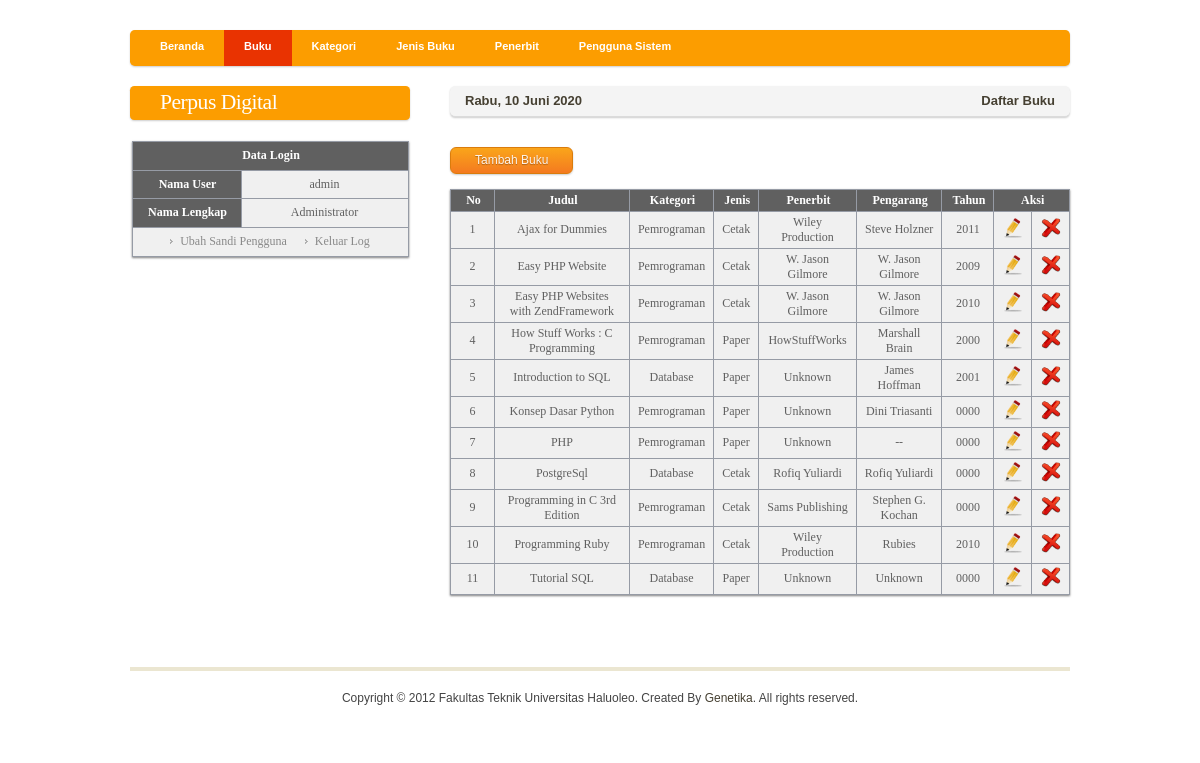
Screenshot of /admin/media.php?module=buku (signed in) with the database file from the repository.
### tables this page shows
CREATE TABLE IF NOT EXISTS `buku` (
  `id_buku` int(11) NOT NULL AUTO_INCREMENT,
  `judul` varchar(255) NOT NULL,
  `id_kategori` int(11) NOT NULL,
  `id_jenis` int(11) NOT NULL,
  `id_penerbit` int(11) NOT NULL,
  `nama_pengarang` varchar(255) NOT NULL,
  `tahun` year(4) NOT NULL,
  `nama_file` varchar(255) NOT NULL,
  `deskripsi` text NOT NULL,
  PRIMARY KEY (`id_buku`)
);

CREATE TABLE IF NOT EXISTS `kategori` (
  `id_kategori` int(11) NOT NULL AUTO_INCREMENT,
  `nama_kategori` varchar(255) NOT NULL,
  PRIMARY KEY (`id_kategori`)
);

CREATE TABLE IF NOT EXISTS `jenis` (
  `id_jenis` int(11) NOT NULL AUTO_INCREMENT,
  `nama_jenis` varchar(255) NOT NULL,
  PRIMARY KEY (`id_jenis`)
);

CREATE TABLE IF NOT EXISTS `penerbit` (
  `id_penerbit` int(11) NOT NULL AUTO_INCREMENT,
  `nama_penerbit` varchar(255) NOT NULL,
  `alamat` varchar(255) NOT NULL,
  `kota` varchar(255) NOT NULL,
  `email` varchar(255) NOT NULL,
  `telp` varchar(255) NOT NULL,
  PRIMARY KEY (`id_penerbit`)
);

### config/library.php (called while the page is built, shortened)
<?php
$seminggu = array("Minggu","Senin","Selasa","Rabu","Kamis","Jumat","Sabtu");
$hari = date("w");
$hari_ini = $seminggu[$hari];
?>

### config/fungsi_indotgl.php (called while the page is built, shortened)
<?php
	function tgl_indo($tgl){
			$tanggal = substr($tgl,8,2);
			$bulan = getBulan(substr($tgl,5,2));
			$tahun = substr($tgl,0,4);
			return $tanggal.' '.$bulan.' '.$tahun;
	}
	function getBulan($bln){
				switch ($bln){
					case 6:
						return "Juni";
						break;
				}
			}
?>

### admin/modul/modBuku/buku.php (the view, shortened to what this page needs)
<?php
if (empty($_SESSION['namauser']) AND empty($_SESSION['passuser'])){
	echo "<script language=Javascript>
				javascript:document.location='login.php';
		</script>";
}
else{
switch($_GET['act']){
	default:
	$tampil = mysql_query("SELECT * FROM buku b,kategori k,jenis j,penerbit p WHERE b.id_kategori=k.id_kategori AND b.id_jenis=j.id_jenis AND b.id_penerbit=p.id_penerbit ORDER BY judul ASC");
	echo "<input class='button orange' type=button value='Tambah Buku' onclick=\"window.location.href='?module=buku&act=tambah';\">";
    echo "<br /><br /><table><thead>
          <tr>
          <th width='25'>No</th>
          <th>Judul</th>
          <th>Kategori</th>
          <th>Jenis</th>
          <th>Penerbit</th>
          <th>Pengarang</th>
          <th>Tahun</th>
          <th colspan=2 width=60>Aksi</th>
          </tr></thead>";
    $no=1;
    while ($r=mysql_fetch_array($tampil)){
       echo "<tr>
				<td>$no</td>
				<td>$r[judul]</td>
				<td>$r[nama_kategori]</td>
				<td>$r[nama_jenis]</td>
				<td>$r[nama_penerbit]</td>
				<td>$r[nama_pengarang]</td>
				<td>$r[tahun]</td>
				<td><a href=?module=buku&act=edit&id=$r[id_buku]><img src='images/edit.png' border='0' title='Ubah' height='20' width='20' /></a></td>
				<td><a href=?module=buku&act=delete&id=$r[id_buku]><img src='images/delete.png' border='0' title='Hapus' height='20' width='20' /></a></td>
			</tr>";
      $no++;
    }
    echo "</table>";
    break;
}
}
?>

### admin/media.php (shortened to what this page needs)
<?php
	include "../config/library.php";
	include "../config/fungsi_indotgl.php";
	if($_SESSION['login']==0){
		header('location:logtimeout.php');
	}
	else{
		if(!isset($_SESSION['namauser']) or !isset($_SESSION['passuser'])){
		echo "<script language=Javascript>
				javascript:document.location='login.php';
			</script>";
		} else if(isset($_SESSION['namauser']) and isset($_SESSION['passuser'])){
			$login=mysql_query("SELECT * FROM user WHERE username='$_SESSION[namauser]' AND password='$_SESSION[passuser]'");
			$ketemu=mysql_num_rows($login);
			if ($ketemu > 0){
?>
<!DOCTYPE html PUBLIC "-//W3C//DTD XHTML 1.0 Strict//EN" "http://www.w3.org/TR/xhtml1/DTD/xhtml1-strict.dtd">
<html xmlns="http://www.w3.org/1999/xhtml">
<head>
<title><?php include "breadcrumb.php"; ?></title>
<link href="style.css" rel="stylesheet" type="text/css" media="screen" />
<link href="buttonform.css" rel="stylesheet" type="text/css" media="screen" />
<link href="greenblack.css" rel="stylesheet" type="text/css" media="screen" />
</head>
<body onload="setInterval('chat.update()', 1000)">
<div id="wrapper">
	<br /><br />
	<?php
		include "menu.php";
	?>
	<div id="page">
		<div id="page-bgtop">
			<div id="page-bgbtm">
				<div id="content">
					<div class="post">
						<?php
							$tgl=tgl_indo(date("Y m d"));
						echo "<p class='meta'><span class='date'><b>$hari_ini, $tgl</b></span><span class='posted'>"; include "breadcrumb.php"; echo "</span></p>
						<div style='clear: both;'>&nbsp;</div>";
							include "content.php";
						?>
					</div>
				</div>
				<div id="sidebar">
					<ul>
						<li>
							<h2>Perpus Digital</h2>
							<br />
							<table align=center>
								<tr>
									<th colspan=2>Data Login</th>
								</tr>
								<tr>
									<th width=90>Nama User</th>
									<td width=150><?php echo $_SESSION['namauser']; ?></td>
								</tr>
								<tr>
									<th width=90>Nama Lengkap</th>
									<td width=150><?php echo $_SESSION['namalengkap']; ?></td>
								</tr>
								<tr>
									<td colspan=2><a href="media.php?module=gantipassword">Ubah Sandi Pengguna</a>&nbsp;&nbsp;&nbsp;&nbsp;&nbsp;&nbsp;<a href=logout.php>Keluar Log</a></td>
								</tr>
							</table>
						</li>
					</ul>
					<br /><br /><br /><br /><br /><br /><br /><br /><br />
					<br /><br /><br /><br /><br /><br /><br /><br />
					<br /><br /><br /><br /><br /><br /><br /><br />
				</div>
				<div style="clear: both;">&nbsp;</div>
			</div>
		</div>
	</div>
</div>
<div id="footer">
	<p>Copyright &copy; 2012 Fakultas Teknik Universitas Haluoleo. Created By <a href="http://genetika.kendari.linux.or.id/" target="_blank">Genetika</a>. All rights reserved.</p>
</div>
</body>
</html>
<?php
	} else {
				echo "<script language=Javascript>
						javascript:document.location='login.php';
					</script>";
			}
		}
	}
?>

### admin/menu.php
<?php
	echo "<div id='menu'><ul>";
		if($_GET['module']=="home") { echo "<li class='current_page_item'><a href='media.php?module=home'>Beranda</a></li>"; } else { echo "<li><a href='media.php?module=home'>Beranda</a></li>"; }
		if($_GET['module']=="buku") { echo "<li class='current_page_item'><a href='media.php?module=buku'>Buku</a></li>"; } else { echo "<li><a href='media.php?module=buku'>Buku</a></li>"; }
		if($_GET['module']=="kategori") { echo "<li class='current_page_item'><a href='media.php?module=kategori'>Kategori</a></li>"; } else { echo "<li><a href='media.php?module=kategori'>Kategori</a></li>"; }
		if($_GET['module']=="jenis") { echo "<li class='current_page_item'><a href='media.php?module=jenis'>Jenis Buku</a></li>"; } else { echo "<li><a href='media.php?module=jenis'>Jenis Buku</a></li>"; }
		if($_GET['module']=="penerbit") { echo "<li class='current_page_item'><a href='media.php?module=penerbit'>Penerbit</a></li>"; } else { echo "<li><a href='media.php?module=penerbit'>Penerbit</a></li>"; }
		if($_GET['module']=="users") { echo "<li class='current_page_item'><a href='media.php?module=users'>Pengguna Sistem</a></li>"; } else { echo "<li><a href='media.php?module=users'>Pengguna Sistem</a></li>"; }
	echo "</ul></div>";
?>

### admin/breadcrumb.php
<?php
if($_GET['module']=='home'){
	echo "Beranda";
}
elseif($_GET['module']=='users'){
	echo "Pengguna Sistem";
}
elseif($_GET['module']=='gantipassword'){
	echo "Mengubah Sandi Pengguna";
}
elseif($_GET['module']=='jenis'){
	echo "Jenis Buku";
}
elseif($_GET['module']=='kategori'){
	echo "Kategori Buku";
}
elseif($_GET['module']=='buku'){
	echo "Daftar Buku";
}
elseif($_GET['module']=='penerbit'){
	echo "Penerbit Buku";
}
?>

### admin/content.php
<?php
	if($_GET['module']=="home"){
		echo "<table><thead>
				<th colspan=5><center>Control Panel</center></th></thead>
				<tr>
				  <td width=200 align=center><a href=media.php?module=buku><img src=images/logo_buku.png width=100 height=100 border=none><br /><b>Daftar Buku</b></a></td>
				  <td width=200 align=center><a href=media.php?module=kategori><img src=images/logo_kategori.png width=100 height=100 border=none><br /><b>Kategori Buku</b></a></td>
				  <td width=200 align=center><a href=media.php?module=jenis><img src=images/logo_jenis.png width=100 height=100 border=none><br /><b>Jenis Buku</b></a></td>
				  <td width=200 align=center><a href=media.php?module=penerbit><img src=images/logo_penerbit.png width=100 height=100 border=none><br /><b>Penerbit</b></a></td>
				  <td width=200 align=center><a href=media.php?module=user><img src=images/logo_pengguna.png width=100 height=100 border=none><br /><b>Pengguna Sistem</b></a></td>
				</tr>
			</table>";
	} else if($_GET['module']=="gantipassword"){
		echo "<br />";
		include "modul/modPassword/password.php";
	} else if($_GET['module']=="users"){
		echo "<br />";
		include "modul/modUsers/users.php";
	}
	  else if($_GET['module']=="kategori"){
		echo "<br />";
		include "modul/modKategori/kategori.php";
	} else if($_GET['module']=="jenis"){
		echo "<br />";
		include "modul/modJenis/jenis.php";
	} else if($_GET['module']=="penerbit"){
		echo "<br />";
		include "modul/modPenerbit/penerbit.php";
	} else if($_GET['module']=="buku"){
		echo "<br />";
		include "modul/modBuku/buku.php";
	}
?>

### admin/style.css (style rules this page uses)
body { margin: 0; padding: 0; background: #FFFFFF; font-family: Arial, Helvetica, sans-serif; font-size: 12px; color: #464032; --background: -webkit-gradient(linear, left top, left bottom, from(#ccc),to(#eee)); --background: -moz-linear-gradient(top, #ccc, #eee); --filter: progid:DXImageTransform.Microsoft.gradient(startColorstr='#ccc',endColorstr='#eee'); }
h1, h2, h3 { margin: 0; padding: 0; font-weight: normal; color: #221D1D; }
h2 { font-size: 2.4em; }
p, ul, ol { margin-top: 0; line-height: 180%; }
a { text-decoration: none; color: #ED3A00; }
#wrapper { width: 960px; margin: 0 auto; padding: 0; }
#menu { width: 940px; height: 36px; margin: 0 auto; padding: 0; background: #FC9D00; -webkit-border-radius: .4em; -moz-border-radius: .4em; border-radius: .4em; -webkit-box-shadow: 0 1px 2px rgba(0,0,0,.2); -moz-box-shadow: 0 1px 2px rgba(0,0,0,.2); box-shadow: 0 1px 2px rgba(0,0,0,.2); }
#menu ul { margin: 0px 0px 0px 10px; padding: 0; list-style: none; line-height: normal; }
#menu li { float: left; }
#menu a { display: block; height: 26px; margin-bottom: 10px; padding: 10px 20px 0px 20px; text-decoration: none; text-align: center; --text-transform: uppercase; font-family: Arial, Helvetica, sans-serif; font-size: 11px; font-weight: bold; color: #FFFFFF; border: none; }
#menu a:hover, #menu .current_page_item a { background: #E93301; text-decoration: none; border: #000; }
#menu .current_page_item a { background: #E93301; color: #FFFFFF; border: #000; }
#page { width: 940px; margin: 0 auto; padding: 0; }
#page-bgtop { padding: 20px 0px; }
#content { float: right; width: 620px; padding: 0px 0px 0px 0px; }
.post { margin-bottom: 15px; }
.post .meta { height: 30px; border-bottom: 1px solid #DBDBDB; background: #F4F4F4; margin: 0px; padding: 0px 0px 0px 0px; text-align: left; font-family: Arial, Helvetica, sans-serif; font-size: 13px; font-weight: bold; -webkit-border-radius: .4em; -moz-border-radius: .4em; border-radius: .4em; -webkit-box-shadow: 0 1px 2px rgba(0,0,0,.2); -moz-box-shadow: 0 1px 2px rgba(0,0,0,.2); box-shadow: 0 1px 2px rgba(0,0,0,.2); }
.post .meta .date { float: left; height: 24px; padding: 3px 15px; color: #464032; }
.post .meta .posted { float: right; height: 24px; padding: 3px 15px; color: #464032; }
#sidebar { float: left; width: 280px; padding: 0px; color: #787878; }
#sidebar ul { margin: 0; padding: 0; list-style: none; }
#sidebar li { margin: 0; padding: 0; }
#sidebar li a { padding-left: 10px; background: url(images/img03.gif) no-repeat left 5px; }
#sidebar h2 { padding-left: 30px; padding-top: 6px; padding-bottom: 6px; background: #FC9D00; letter-spacing: -.5px; font-size: 1.8em; color: #FFFFFF; -webkit-border-radius: .2em; -moz-border-radius: .2em; border-radius: .2em; -webkit-box-shadow: 0 1px 2px rgba(0,0,0,.2); -moz-box-shadow: 0 1px 2px rgba(0,0,0,.2); box-shadow: 0 1px 2px rgba(0,0,0,.2); }
#sidebar a { border: none; color: #898989; }
#footer { width: 940px; height: 50px; margin: 0 auto; padding: 0px 0 15px 0; border-top: 4px solid #EBE6D1; font-family: Arial, Helvetica, sans-serif; }
#footer p { margin: 0; padding-top: 20px; line-height: normal; font-size: 12px; --text-transform: uppercase; text-align: center; color: #444444; }
#footer a { color: #464032; }

### admin/buttonform.css (style rules this page uses)
.button { display: inline-block; outline: none; cursor: pointer; text-align: center; text-decoration: none; font: 12px/100% Arial, Helvetica, sans-serif; padding: .5em 2em .55em; text-shadow: 0 1px 1px rgba(0,0,0,.3); -webkit-border-radius: .5em; -moz-border-radius: .5em; border-radius: .5em; -webkit-box-shadow: 0 1px 2px rgba(0,0,0,.2); -moz-box-shadow: 0 1px 2px rgba(0,0,0,.2); box-shadow: 0 1px 2px rgba(0,0,0,.2); }
.orange { color: #fef4e9; border: solid 1px #da7c0c; background: #f78d1d; background: -webkit-gradient(linear, left top, left bottom, from(#faa51a),to(#f47a20)); background: -moz-linear-gradient(top, #faa51a, #f47a20); filter: progid:DXImageTransform.Microsoft.gradient(startColorstr='#faa51a',endColorstr='#f47a20'); }

### rows the page displays
buku: judul "Ajax for Dummies", id_kategori.nama_kategori "Pemrograman", id_jenis.nama_jenis "Cetak", id_penerbit.nama_penerbit "Wiley Production", nama_pengarang "Steve Holzner", tahun "2011"
buku: judul "Easy PHP Website", id_kategori.nama_kategori "Pemrograman", id_jenis.nama_jenis "Cetak", id_penerbit.nama_penerbit "W. Jason Gilmore", nama_pengarang "W. Jason Gilmore", tahun "2009"
buku: judul "Easy PHP Websites with ZendFramework", id_kategori.nama_kategori "Pemrograman", id_jenis.nama_jenis "Cetak", id_penerbit.nama_penerbit "W. Jason Gilmore", nama_pengarang "W. Jason Gilmore", tahun "2010"
buku: judul "How Stuff Works : C Programming", id_kategori.nama_kategori "Pemrograman", id_jenis.nama_jenis "Paper", id_penerbit.nama_penerbit "HowStuffWorks", nama_pengarang "Marshall Brain", tahun "2000"
buku: judul "Introduction to SQL", id_kategori.nama_kategori "Database", id_jenis.nama_jenis "Paper", id_penerbit.nama_penerbit "Unknown", nama_pengarang "James Hoffman", tahun "2001"
buku: judul "Konsep Dasar Python", id_kategori.nama_kategori "Pemrograman", id_jenis.nama_jenis "Paper", id_penerbit.nama_penerbit "Unknown", nama_pengarang "Dini Triasanti", tahun "0000"
buku: judul "PHP", id_kategori.nama_kategori "Pemrograman", id_jenis.nama_jenis "Paper", id_penerbit.nama_penerbit "Unknown", nama_pengarang "--", tahun "0000"
buku: judul "PostgreSql", id_kategori.nama_kategori "Database", id_jenis.nama_jenis "Cetak", id_penerbit.nama_penerbit "Rofiq Yuliardi", nama_pengarang "Rofiq Yuliardi", tahun "0000"
buku: judul "Programming in C 3rd Edition", id_kategori.nama_kategori "Pemrograman", id_jenis.nama_jenis "Cetak", id_penerbit.nama_penerbit "Sams Publishing", nama_pengarang "Stephen G. Kochan", tahun "0000"
buku: judul "Programming Ruby", id_kategori.nama_kategori "Pemrograman", id_jenis.nama_jenis "Cetak", id_penerbit.nama_penerbit "Wiley Production", nama_pengarang "Rubies", tahun "2010"
buku: judul "Tutorial SQL", id_kategori.nama_kategori "Database", id_jenis.nama_jenis "Paper", id_penerbit.nama_penerbit "Unknown", nama_pengarang "Unknown", tahun "0000"

### other values shown
$hari_ini "Rabu"
$tgl "10 Juni 2020"
$_SESSION['namauser'] "admin"
$_SESSION['namalengkap'] "Administrator"
